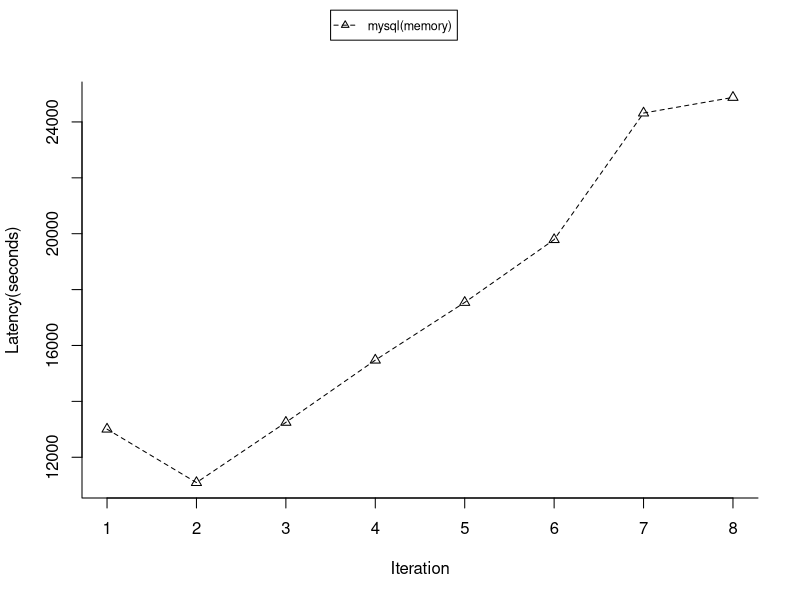

The R script that drew this image:
set.seed(1) # just to get the same random numbers
par(xpd=FALSE) # this is usually the default

mm_mysql_db = read.csv(file = "bigworkinglog.csv", header =  F);

plot(mm_mysql_db$V2, mm_mysql_db$V4, type="o", col="black", pch=2, lty=2, bty='L', ylab="Latency(seconds)" , xlab ="Iteration" )


par(xpd=TRUE)
legend(3.5, 28000, legend=c("mysql(memory)"),
       col=c("black"), pch =c(2) , lty=c(2) , cex=0.75, horiz = T)
